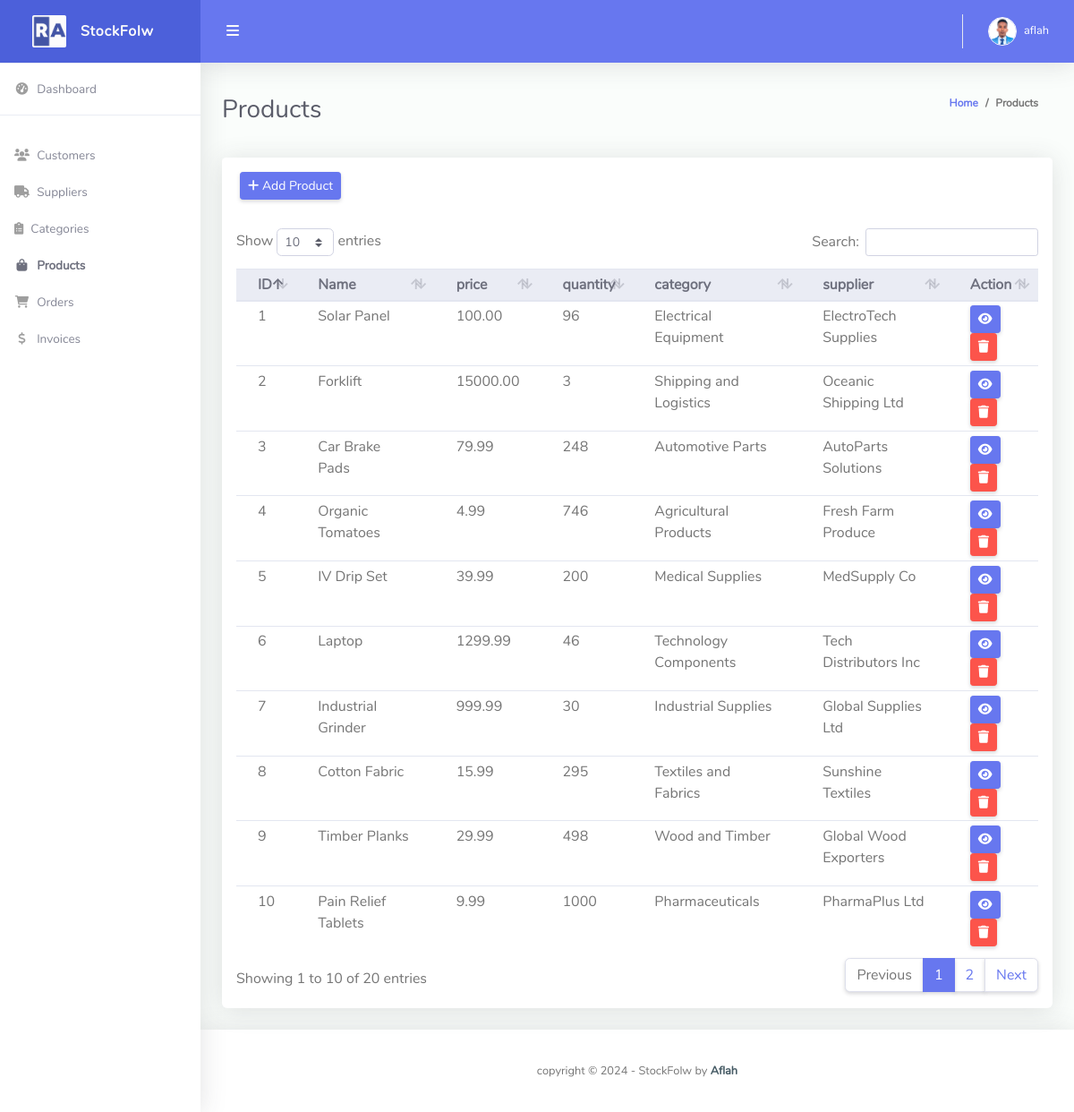
/product/ (signed in), run on the app's committed database.
### stockflow/models.py (models this page shows, shortened)
class Product(models.Model):
    name = models.CharField(max_length=200)
    description = models.TextField(blank=True, null=True)
    price = models.DecimalField(max_digits=10, decimal_places=2)
    quantity = models.PositiveIntegerField(default=0)
    category = models.ForeignKey(Category, on_delete=models.CASCADE)
    supplier = models.ForeignKey(Supplier, on_delete=models.CASCADE)
    created_at = models.DateTimeField(auto_now_add=True)
    updated_at = models.DateTimeField(auto_now=True)

class Category(models.Model):
    name = models.CharField(max_length=200)
    description = models.TextField(blank=True, null=True)
    created_at = models.DateTimeField(auto_now_add=True)
    def __str__(self):
        return self.name
    class Meta:
        verbose_name_plural = "Categories"

class Supplier(models.Model):
    name = models.CharField(max_length=200)
    contact = models.CharField(max_length=200, blank=True, null=True)
    email = models.EmailField(unique=True)
    phone = models.CharField(
        max_length=30,
        blank=True,
        null=True,
        validators=[
            RegexValidator(
                regex='^[0-9+\-]+$',  # Allows digits, plus, and minus symbols
                message='Phone number must be numeric and can include +, - symbols',
                code='invalid_phone_number'
            ),
        ]
    )
    address = models.TextField(blank=True, null=True)
    created_at = models.DateTimeField(auto_now_add=True)
    updated_at = models.DateTimeField(auto_now=True)
    def __str__(self):
        return self.name

### stockflow/views.py (the view)
# urls.py: path('product/', views.product, name='product'),
@login_required(login_url='login')
def product(request):
    products = Product.objects.all()
    form = ProductForm()
    context = {'products': products, 'form': form}
    return render(request, 'product.html', context)

### stockflow/forms.py
class ProductForm(forms.ModelForm):
    class Meta:
        model = Product
        fields = ['name', 'description', 'price', 'quantity', 'category', 'supplier']
        widgets = {
            'name': forms.TextInput(attrs={'class': 'form-control', 'placeholder': 'Product Name', 'required': True}),
            'description': forms.Textarea(attrs={'class': 'form-control', 'placeholder': 'Description', 'required': True}),
            'price': forms.NumberInput(attrs={'class': 'form-control', 'placeholder': 'Price', 'required': True}),
            'quantity': forms.NumberInput(attrs={'class': 'form-control', 'placeholder': 'Quantity', 'required': True}),
            'category': forms.Select(attrs={'class': 'form-control', 'placeholder': 'Category', 'required': True}),
            'supplier': forms.Select(attrs={'class': 'form-control', 'placeholder': 'Supplier', 'required': True}),
        }

### templates/product.html (shortened to what this page needs)
{% extends 'base.html' %}
{% block content %}
<div class="container-fluid" id="container-wrapper">
    <div class="d-sm-flex align-items-center justify-content-between mb-4">
        <h1 class="h3 mb-0 text-gray-800">Products</h1>
        <ol class="breadcrumb">
            <li class="breadcrumb-item"><a href="{% url 'home' %}">Home</a></li>
            <li class="breadcrumb-item">Products</li>
        </ol>
    </div>
    <div class="row">
        <div class="col-lg-12">
            <div class="card mb-4">
                <div class="card-header py-3 d-flex flex-row align-items-center justify-content-between">
                    <button class="btn btn-sm btn-primary" data-toggle="modal" data-target="#modal-add-product">
                        <i class="fas fa-plus"></i> Add Product
                    </button>
                </div>
                <div class="table-responsive p-3">
                    <table class="table align-items-center table-flush table-hover table-sm" id="dataTableHover">
                        <thead class="thead-light">
                            <tr>
                                <th>ID</th>
                                <th>Name</th>
                                <th>price</th>
                                <th>quantity</th>
                                <th>category</th>
                                <th>supplier</th>
                                <th>Action</th>
                            </tr>
                        </thead>
                        <tbody>
                            {% for product in products %}
                            <tr>
                                <td>{{ product.id }}</td>
                                <td>{{ product.name }}</td>
                                <td>{{ product.price }}</td>
                                <td>{{ product.quantity }}</td>
                                <td>{{ product.category }}</td>
                                <td>{{ product.supplier }}</td>
                                <td>
                                    <a href="{% url 'update_product' product.id %}" class="btn btn-sm btn-primary">
                                        <i class="fas fa-eye"></i>
                                    </a>
                                    <a href="" class="btn btn-sm btn-danger" data-toggle="modal"
                                        data-target="#modal-delete-{{ product.id }}">
                                        <i class="fas fa-trash"></i>
                                    </a>
                                </td>
                            </tr>
                            {% endfor %}
                        </tbody>
                    </table>
                </div>
            </div>
        </div>
    </div>
</div>
{% endblock %}

### templates/partials/topbar.html (shortened to what this page needs)
{% load static %}
<nav class="navbar navbar-expand navbar-light bg-navbar topbar mb-4 static-top">
    <button id="sidebarToggleTop" class="btn btn-link rounded-circle mr-3">
        <i class="fa fa-bars"></i>
    </button>
    <ul class="navbar-nav ml-auto">
        <li class="nav-item dropdown no-arrow">
            <a class="nav-link dropdown-toggle" href="#" id="userDropdown" role="button" data-toggle="dropdown"
                aria-haspopup="true" aria-expanded="false">
                {% if request.user.customer.profile_pic %}
                <img class="img-profile rounded-circle" src="{{request.user.customer.profile_pic.url}}"
                    style="max-width: 60px">
                {% else %}
                <img class="img-profile rounded-circle" src="{% static 'img/Testro.jpg' %}" style="max-width: 60px">
                {% endif %}
                <span class="ml-2 d-none d-lg-inline text-white small">{{request.user}}</span>
            </a>
        </li>
    </ul>
</nav>

### data on the page
Product: id "1", name "Solar Panel", price "100.00", quantity "96", category "Electrical Equipment", supplier "ElectroTech Supplies"
Product: id "2", name "Forklift", price "15000.00", quantity "3", category "Shipping and Logistics", supplier "Oceanic Shipping Ltd"
Product: id "3", name "Car Brake Pads", price "79.99", quantity "248", category "Automotive Parts", supplier "AutoParts Solutions"
Product: id "4", name "Organic Tomatoes", price "4.99", quantity "746", category "Agricultural Products", supplier "Fresh Farm Produce"
Product: id "5", name "IV Drip Set", price "39.99", quantity "200", category "Medical Supplies", supplier "MedSupply Co"
Product: id "6", name "Laptop", price "1299.99", quantity "46", category "Technology Components", supplier "Tech Distributors Inc"
Product: id "7", name "Industrial Grinder", price "999.99", quantity "30", category "Industrial Supplies", supplier "Global Supplies Ltd"
Product: id "8", name "Cotton Fabric", price "15.99", quantity "295", category "Textiles and Fabrics", supplier "Sunshine Textiles"
Product: id "9", name "Timber Planks", price "29.99", quantity "498", category "Wood and Timber", supplier "Global Wood Exporters"
Product: id "10", name "Pain Relief Tablets", price "9.99", quantity "1000", category "Pharmaceuticals", supplier "PharmaPlus Ltd"

### other printed values
{{ request.user }} "aflah"
